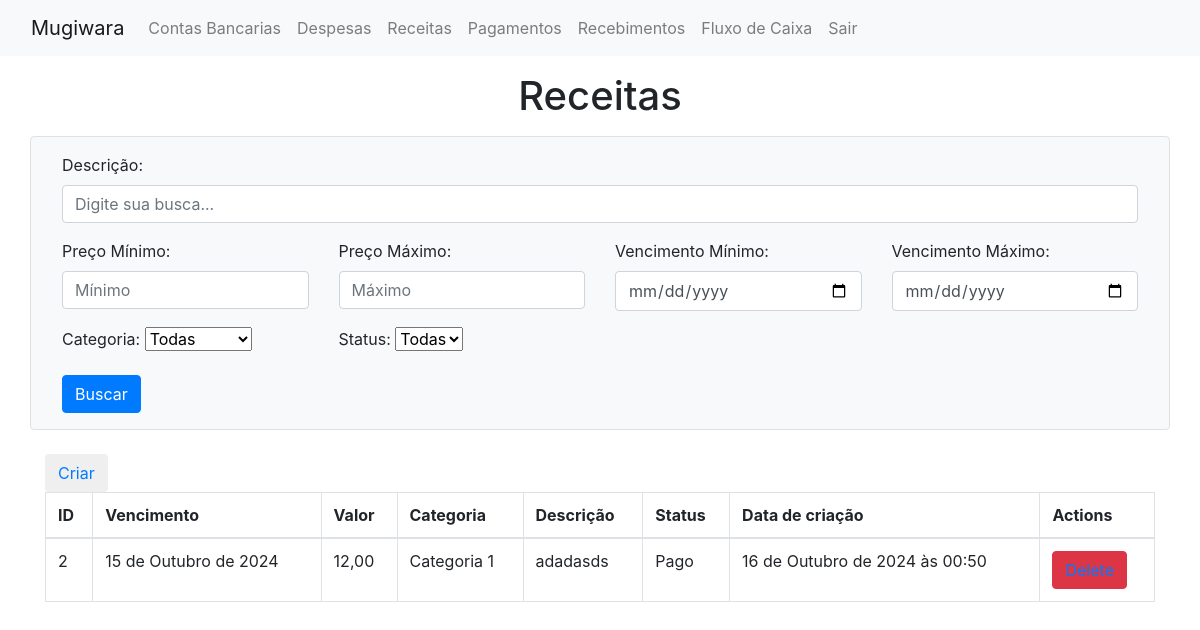
The app's page /show_receita/ (signed in), older data.
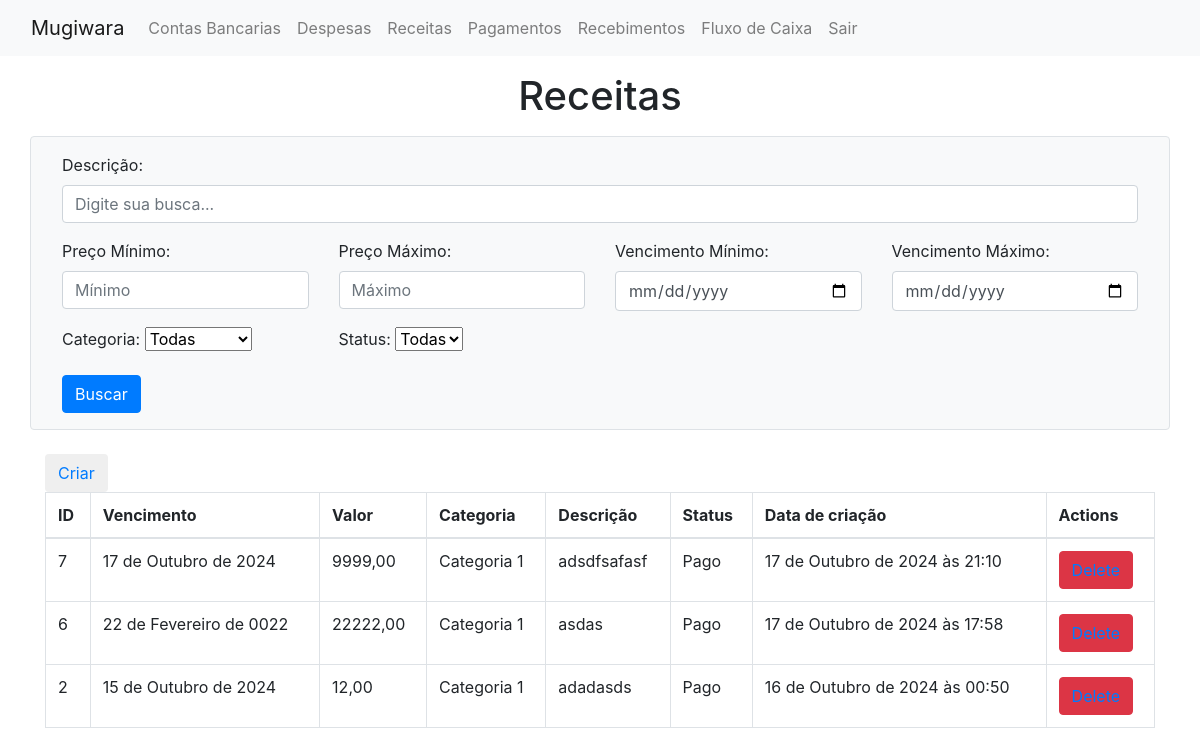
The same page, newer data.
### mugiwara/models/receita.py (models this page shows, shortened)
class receita(models.Model):
    class status_choices(models.IntegerChoices):
        ABERTO = 1, "Em Aberto"
        PAGO = 2, "Pago"
    descricao = models.TextField()
    data_vencimento = models.DateField(auto_now=False, auto_now_add=False)
    valor = models.DecimalField(decimal_places=2, max_digits=9)
    categoria = models.IntegerField(
        choices = categoria_choices_receita,
        default = categoria_choices_receita.C1
    )
    status = models.IntegerField(
        choices = status_choices,
        default = status_choices.ABERTO
    )
    created_at = models.DateTimeField(auto_now_add=True)
    class Meta:
        ordering = ['-created_at']

### mugiwara/views.py (the view, shortened to what this page needs)
# urls.py: path('show_receita/', views.showReceitaView, name='show_receita'),
@login_required
def showReceitaView(request):
    form = SearchReceitasForm(request.GET or None)
    receitas = receita.objects.all()
    context = {
        'form': form,
        'receitas': receitas
    }
    return render(request, 'mugiwara/show_receita.html', context)

### mugiwara/templates/mugiwara/show_receita.html (shortened to what this page needs)
{% extends 'layout.html' %}
{% block content %}
<div class="container">
<h1 class="text-center mt-3 mb-3">Receitas</h1>
<form method="GET" action="" class="row g-3 mb-4 p-3 border rounded bg-light">
    <div class="col-md-12">
        <div class="form-group">
            {{ form.query.label_tag }}
            {{ form.query }}
        </div>
    </div>
    <div class="col-md-3">
      <div class="form-group">
        {{ form.preco_min.label_tag }}
        {{ form.preco_min }}
      </div>
    </div>
    <div class="col-md-3">
      <div class="form-group">
        {{ form.preco_max.label_tag }}
        {{ form.preco_max }}
      </div>
    </div>
    <div class="col-md-3">
      <div class="form-group">
        {{ form.data_inicio.label_tag }}
        {{ form.data_inicio }}
      </div>
    </div>
    <div class="col-md-3">
      <div class="form-group">
        {{ form.data_fim.label_tag }}
        {{ form.data_fim }}
      </div>
    </div>
    <div class="col-md-3">
        <div class="form-group">
            {{ form.categoria.label_tag }}
            {{ form.categoria }}
        </div>
    </div>
    <div class="col-md-3">
        <div class="form-group">
            {{ form.status.label_tag }}
            {{ form.status }}
        </div>
    </div>
    <div class="col-md-12 text-end">
        <button type="submit" class="btn btn-primary">Buscar</button>
    </div>
  </form>
<button class="btn"><a href="{% url 'receita' %}">Criar</a></button>
<table class="table table-bordered">
   <thead>
     <tr>
       <th scope="col">ID</th>
       <th scope="col">Vencimento</th>
       <th scope="col">Valor</th>
       <th scope="col">Categoria</th>
       <th scope="col">Descrição</th>
       <th scope="col">Status</th>
       <th scope="col">Data de criação</th>
       <th scope="col">Actions</th>
     </tr>
   </thead>
   <tbody>
   {% for receita in receitas %}
     <tr>
       <td>{{receita.id}}</td>
       <td>{{receita.data_vencimento}}</td>
       <td>{{receita.valor}}</td>
       <td>{{receita.get_categoria_display}}</td>
       <td>{{receita.descricao}}</td>
       <td>{{receita.get_status_display}}</td>
       <td>{{receita.created_at}}</td>
       <td>
           <button class="btn btn-danger"><a href="{% url 'delete_receita' receita.id %}">Delete</a></button>
       </td>
     </tr>
   {% endfor %}
   </tbody>
 </table>
</div>
{% endblock %}

Row changes from the older to the newer data that the page shows:
added receita: id "7", data_vencimento "17 de Outubro de 2024", valor "9999,00", categoria "Categoria 1", descricao "adsdfsafasf", status "Pago", created_at "17 de Outubro de 2024 às 21:10"
added receita: id "6", data_vencimento "22 de Fevereiro de 0022", valor "22222,00", categoria "Categoria 1", descricao "asdas", status "Pago", created_at "17 de Outubro de 2024 às 17:58"
